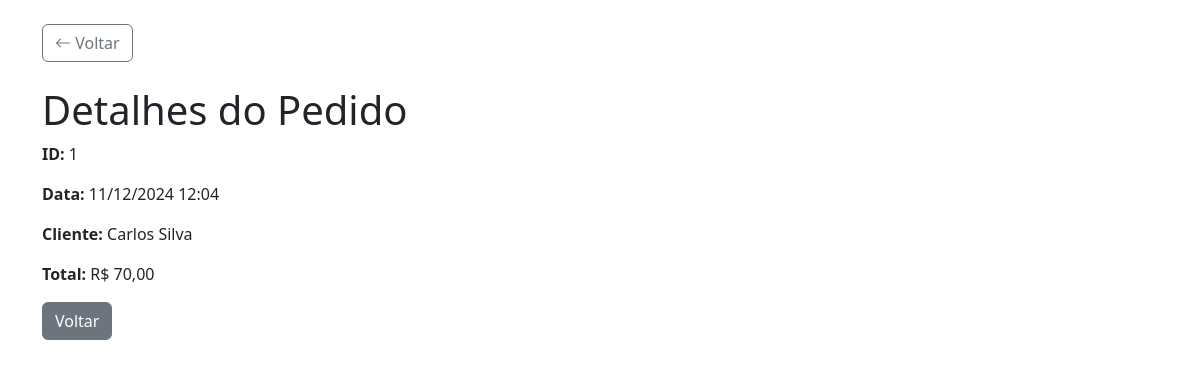
The page /pedidos/detalhes.php?id=1 on the database its author committed.
### tables this page shows
CREATE TABLE `pedidos` (
  `id_pedido` int(11) NOT NULL,
  `id_cliente` int(11) NOT NULL,
  `data_pedido` timestamp NOT NULL DEFAULT current_timestamp(),
  `total` decimal(10,2) NOT NULL
);

CREATE TABLE `clientes` (
  `id_cliente` int(11) NOT NULL,
  `nome` varchar(100) NOT NULL,
  `email` varchar(100) NOT NULL,
  `telefone` varchar(15) NOT NULL,
  `cep` varchar(10) NOT NULL,
  `endereco` varchar(255) NOT NULL,
  `bairro` varchar(50) NOT NULL,
  `cidade` varchar(50) NOT NULL,
  `estado` varchar(2) NOT NULL,
  `data_cadastro` timestamp NOT NULL DEFAULT current_timestamp()
);

### pedidos/detalhes.php (the view, shortened to what this page needs)
<?php
require_once '../conexao.php';
$id = $_GET['id'];
$sql = "SELECT p.id_pedido, p.data_pedido, c.nome, p.total
        FROM pedidos p
        INNER JOIN clientes c ON p.id_cliente = c.id_cliente
        WHERE p.id_pedido = ?";
$stmt = $pdo->prepare($sql);
$stmt->execute([$id]);
$pedido = $stmt->fetch(PDO::FETCH_ASSOC);
?>
<!DOCTYPE html>
<html lang="pt-br">
<head>
    <link rel="stylesheet" href="https://cdn.jsdelivr.net/npm/bootstrap@5.3.0/dist/css/bootstrap.min.css">
    <link rel="stylesheet" href="https://cdn.jsdelivr.net/npm/bootstrap-icons/font/bootstrap-icons.css">
</head>
<body>
<div class="container my-4">
    <div class="mt-3 mb-4">
    <button class="btn btn-outline-secondary" onclick="history.back()">
        <i class="bi bi-arrow-left"></i> Voltar
    </button>
    </div>
    <h1>Detalhes do Pedido</h1>
    <p><strong>ID:</strong> <?= $pedido['id_pedido'] ?></p>
    <p><strong>Data:</strong> <?= date('d/m/Y H:i', strtotime($pedido['data_pedido'])) ?></p>
    <p><strong>Cliente:</strong> <?= $pedido['nome'] ?></p>
    <p><strong>Total:</strong> R$ <?= number_format($pedido['total'], 2, ',', '.') ?></p>
    <a href="listar.php" class="btn btn-secondary">Voltar</a>
</div>
</body>
</html>

### rows shown on the page
pedidos: id_pedido "1", data_pedido "11/12/2024 12:04", id_cliente.nome "Carlos Silva", total "70,00"
